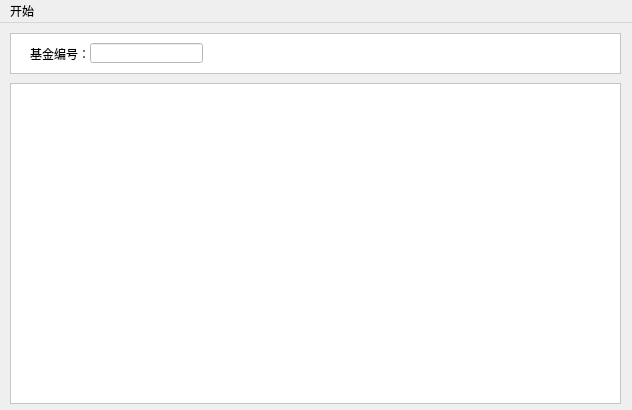
<?xml version="1.0" encoding="UTF-8"?>
<ui version="4.0">
 <class>MainWindow</class>
 <widget class="QMainWindow" name="MainWindow">
  <property name="geometry">
   <rect>
    <x>0</x>
    <y>0</y>
    <width>632</width>
    <height>410</height>
   </rect>
  </property>
  <property name="windowTitle">
   <string>摸鱼发财神器</string>
  </property>
  <property name="styleSheet">
   <string notr="true"/>
  </property>
  <widget class="QWidget" name="centralwidget">
   <widget class="QFrame" name="chart">
    <property name="geometry">
     <rect>
      <x>10</x>
      <y>60</y>
      <width>611</width>
      <height>321</height>
     </rect>
    </property>
    <property name="styleSheet">
     <string notr="true">background-color: rgb(255, 255, 255);</string>
    </property>
    <property name="frameShape">
     <enum>QFrame::StyledPanel</enum>
    </property>
    <property name="frameShadow">
     <enum>QFrame::Raised</enum>
    </property>
   </widget>
   <widget class="QFrame" name="header">
    <property name="geometry">
     <rect>
      <x>10</x>
      <y>10</y>
      <width>611</width>
      <height>41</height>
     </rect>
    </property>
    <property name="styleSheet">
     <string notr="true">background-color: rgb(255, 255, 255);</string>
    </property>
    <property name="frameShape">
     <enum>QFrame::StyledPanel</enum>
    </property>
    <property name="frameShadow">
     <enum>QFrame::Raised</enum>
    </property>
    <widget class="QLabel" name="label">
     <property name="geometry">
      <rect>
       <x>20</x>
       <y>13</y>
       <width>71</width>
       <height>16</height>
      </rect>
     </property>
     <property name="text">
      <string>基金编号：</string>
     </property>
    </widget>
    <widget class="QLineEdit" name="lineEdit">
     <property name="geometry">
      <rect>
       <x>80</x>
       <y>10</y>
       <width>113</width>
       <height>20</height>
      </rect>
     </property>
     <property name="styleSheet">
      <string notr="true"/>
     </property>
    </widget>
   </widget>
  </widget>
  <widget class="QMenuBar" name="menuBar">
   <property name="geometry">
    <rect>
     <x>0</x>
     <y>0</y>
     <width>632</width>
     <height>23</height>
    </rect>
   </property>
   <widget class="QMenu" name="menu">
    <property name="title">
     <string>开始</string>
    </property>
    <addaction name="adjust_transparency"/>
   </widget>
   <addaction name="menu"/>
  </widget>
  <action name="adjust_transparency">
   <property name="text">
    <string>调整透明度</string>
   </property>
  </action>
 </widget>
 <resources/>
 <connections/>
</ui>
